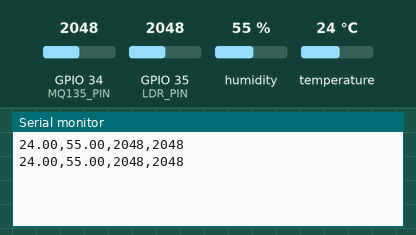
Recording of a sketch running on a simulated ESP32. Shown: the last lines printed to the serial monitor. Inputs (shaded band) come from the test bench; at power-on: humidity 55 %, GPIO 34 (MQ135_PIN) = 2048, GPIO 35 (LDR_PIN) = 2048, temperature 24 °C.

Above: at 2.8 s.
2.9 s: humidity set to 22 %
At 4.5 s:
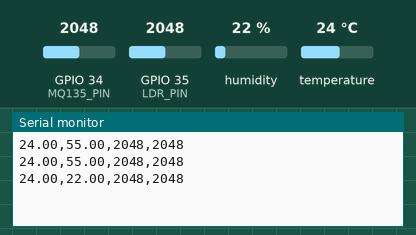
5.6 s: GPIO 34 (MQ135_PIN) set to 2866
At 6.9 s:
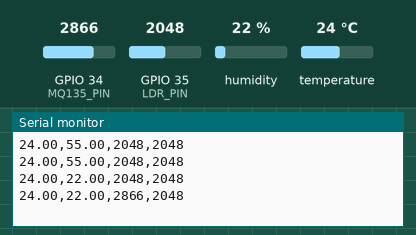
8.3 s: GPIO 35 (LDR_PIN) set to 2866
At 10.5 s:
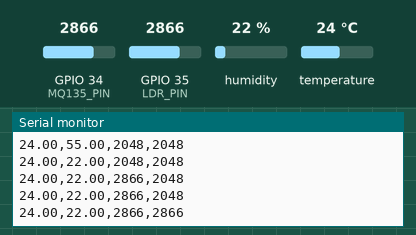
11.0 s: temperature set to 12 °C
At 12.9 s:
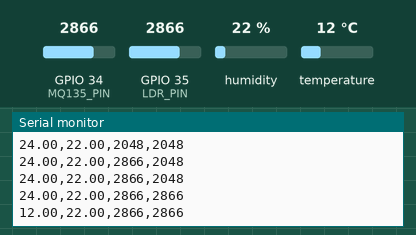
13.7 s: GPIO 34 (MQ135_PIN) set to 3972
At 15.3 s:
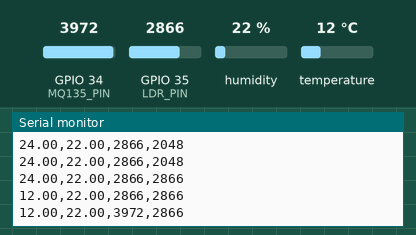
16.4 s: GPIO 35 (LDR_PIN) set to 3972
At 18.8 s:
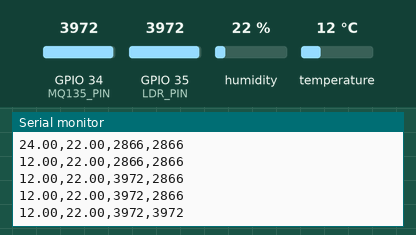
Timing chart, 0 to 20.1 s (numbered marks = the images above; inputs shaded):
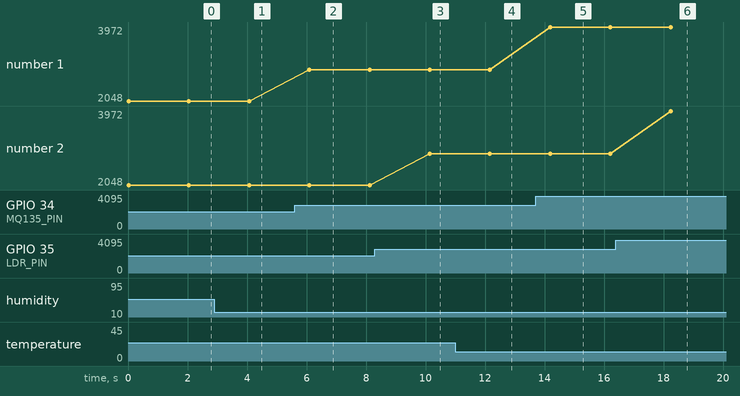

The sketch:

esp32_code.ino
```cpp
#include <DHT.h>

#define DHTPIN 4
#define DHTTYPE DHT11
#define MQ135_PIN 34
#define LDR_PIN 35

DHT dht(DHTPIN, DHTTYPE);

void setup() {
  Serial.begin(115200);
  dht.begin();
}

void loop() {
  float temp = dht.readTemperature();
  float hum  = dht.readHumidity();
  int air = analogRead(MQ135_PIN);
  int light = analogRead(LDR_PIN);

  Serial.print(temp);
  Serial.print(",");
  Serial.print(hum);
  Serial.print(",");
  Serial.print(air);
  Serial.print(",");
  Serial.println(light);

  delay(2000);
}
```

Measured:
- after the input at 2.9 s, the serial monitor: prints a new line after 1.2 s (image 1)
- after the input at 5.6 s, the serial monitor: prints a new line after 0.49 s (image 2)
- after the input at 8.3 s, the serial monitor: prints a new line after 1.8 s (image 3)
- after the input at 11.0 s, the serial monitor: prints a new line after 1.2 s (image 4)
- after the input at 13.7 s, the serial monitor: prints a new line after 0.49 s (image 5)
- after the input at 16.4 s, the serial monitor: prints a new line after 1.8 s (image 6)
- plotted number 1: 2048 → 2866 after the input at 5.6 s, 2866 → 3972 after the input at 13.7 s
